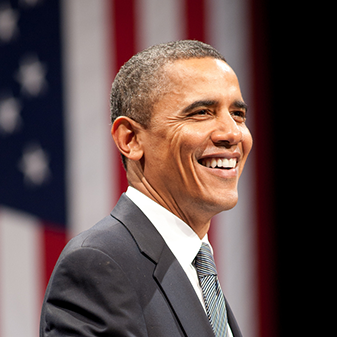
#> input picture Basics/obama.jpg, 337 x 337 px
$ python basiccv.py
#> lines starting #> are read from the running program, lines starting #| are printed output that depends on the picture; after the words box and inside, x2 and y2 are one past the last pixel; in counts of white or black regions, pixels touching at a corner belong together
#!/usr/bin/env python3
# -*- coding: utf-8 -*-
"""
Created on Sun Nov 29 08:07:49 2020

@author: Meghashyam Thiruveedula
"""

import cv2
import numpy as np

kernel = np.ones((5,5),np.uint8)
print(kernel)

path ="obama.jpg"
img= cv2.imread(path)
#> img is the input picture: shape (337, 337, 3); mean B, G, R 76.1, 77.4, 96.7
imggrey=cv2.cvtColor(img,cv2.COLOR_BGR2GRAY)
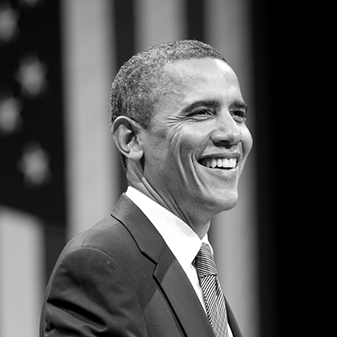
#> imggrey: shape (337, 337); min 0, max 255, mean 83
imgblur=cv2.GaussianBlur(imggrey,(7,7),0)
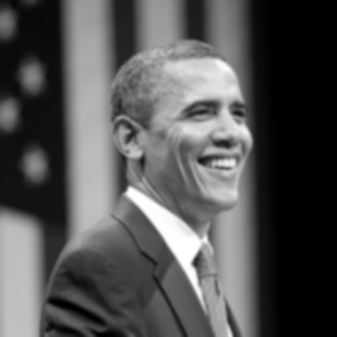
#> imgblur: shape (337, 337); min 0, max 255, mean 83
imgCanny=cv2.Canny(imgblur,100,200)
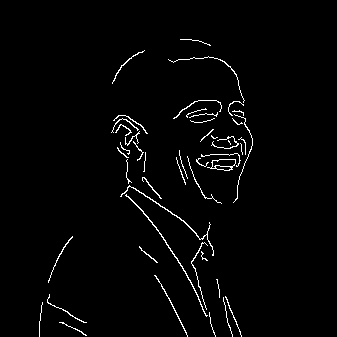
#> imgCanny: shape (337, 337); 2.1% white in thin lines or dots, all inside (x1, y1, x2, y2) = (39, 39, 253, 337)
imgdilation=cv2.dilate(imgCanny,kernel,iterations=1)
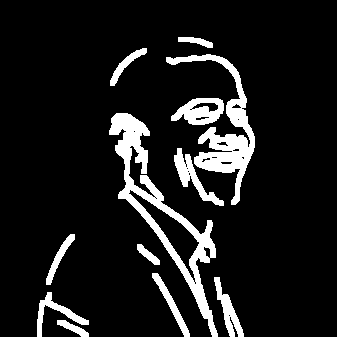
#> imgdilation: shape (337, 337); 10.7% white; 12 white regions, largest, box (x1, y1, x2, y2) and area: (109, 113, 218, 337) 4387, (166, 54, 255, 205) 3150, (171, 98, 224, 125) 880
imgeroded=cv2.erode(imgdilation,kernel,iterations=1)
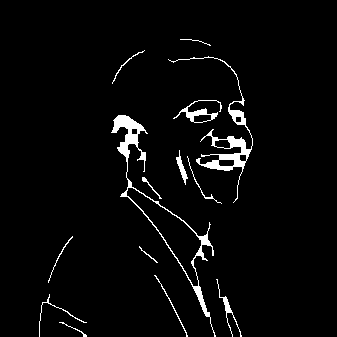
#> imgeroded: shape (337, 337); 3.4% white; 14 white regions, largest, box (x1, y1, x2, y2) and area: (111, 115, 216, 337) 1501, (168, 56, 253, 203) 1158, (173, 100, 222, 123) 288

cv2.imshow("obama",img)
cv2.imshow("obamagrey",imggrey)
cv2.imshow("blur",imgblur)
cv2.imshow("canny",imgCanny)
cv2.imshow("dilate",imgdilation)
cv2.imshow("erode",imgeroded)

cv2.waitKey(10000)

cv2.destroyAllWindows()

$ run again, with Basics/Trump.jpg copied over Basics/obama.jpg
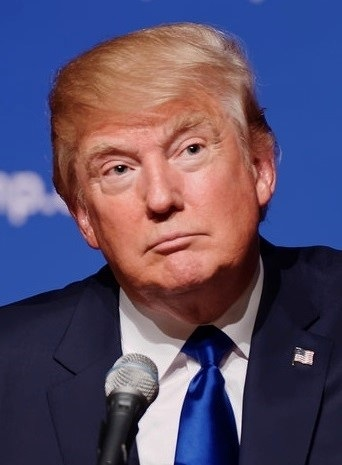
#> input picture Basics/Trump.jpg, 342 x 465 px
#> img is the input picture: shape (465, 342, 3); mean B, G, R 104.9, 77.8, 89.5
#> `imgCanny=cv2.Canny(imgblur,100,200)`:
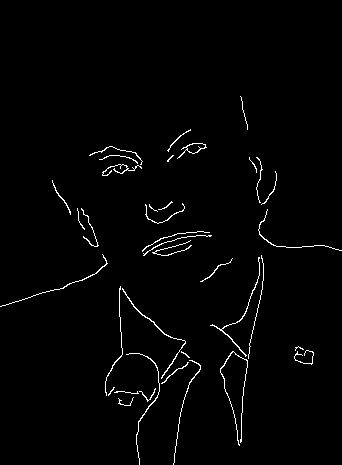
#> imgCanny: shape (465, 342); 1.7% white in thin lines or dots, all inside (x1, y1, x2, y2) = (0, 96, 342, 465)
#> imgdilation: shape (465, 342); 8.9% white; 14 white regions, largest, box (x1, y1, x2, y2) and area: (103, 284, 203, 465) 3929, (208, 253, 266, 448) 2580, (140, 229, 214, 258) 1241
#> `imgeroded=cv2.erode(imgdilation,kernel,iterations=1)`:
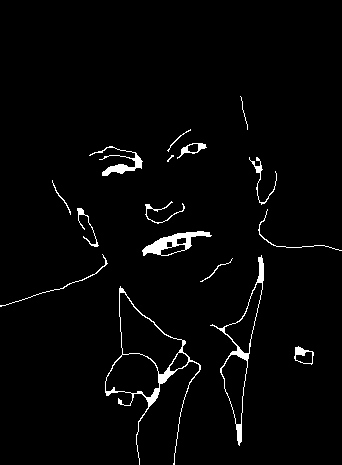
#> imgeroded: shape (465, 342); 2.5% white; 16 white regions (1 under 20 px), largest, box (x1, y1, x2, y2) and area: (105, 286, 201, 465) 1007, (210, 255, 264, 446) 724, (142, 231, 212, 256) 637
